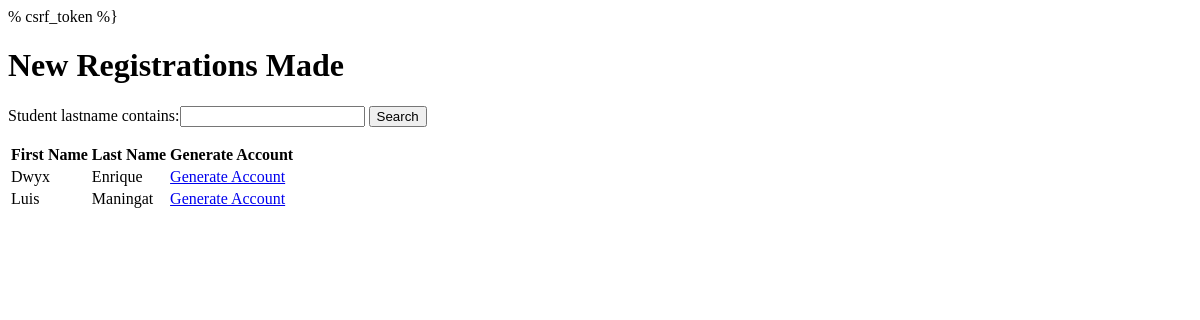
The app's page /RegistrationList (signed in), older data.
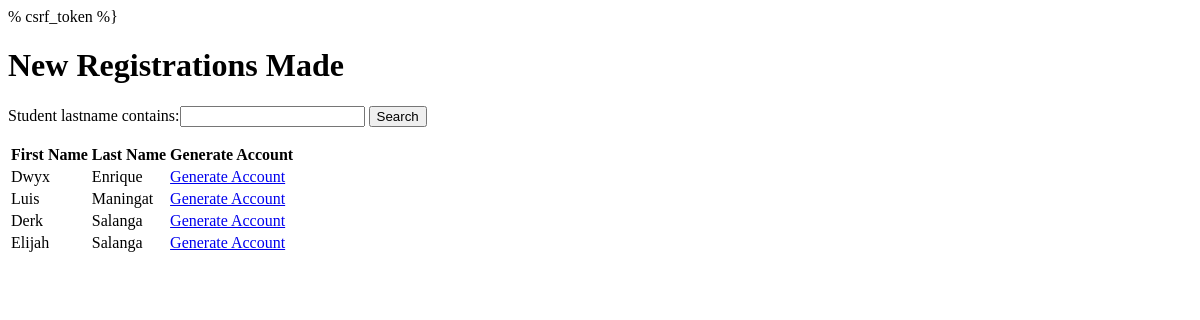
The same page, newer data.
### sis_app/models.py (models this page shows)
class Account(models.Model):
    username = models.CharField(max_length=128)
    password = models.CharField(max_length=128)#passwords should be stored hashed
    class Meta:
        abstract=True # Don't use this line if you want Contact to have its own table

class Student(Account):
    student_firstname = models.CharField(max_length=128, default=None)#
    student_lastname = models.CharField(max_length=128, default=None)#
    student_middlename = models.CharField(max_length=128, default=None)
    student_nickname = models.CharField(max_length=128, default=None)
    student_birthday = models.DateField(default=datetime.date.today())
    grade_levels = [
        ('Nursery','Nursery'),
        ('Kinder 1','Kinder 1'),
        ('Kinder 2', 'Kinder 2')
    ]
    student_grade_level = models.CharField(max_length=128, choices=grade_levels, default='Nursery')#
    status =[
    ('Not Enrolled','Not Enrolled'),
    ('Enrolled', 'Enrolled'),
    ]#
    enrollment_status = models.CharField(max_length=20, choices=status,default='Not Enrolled')#
    student_schoolyear_start=models.IntegerField(('year'), validators=[MinValueValidator(2000), max_value_current_year], default=None)#
    student_address = models.CharField(max_length=300, default=None)
    student_religion = models.CharField(max_length=128, default=None)
    student_nationality = models.CharField(max_length=128, default=None)
    student_hobbies = models.TextField(max_length=500, default=None)
    student_likes = models.TextField(max_length=500, default=None)
    student_dislikes = models.TextField(max_length=500, default=None)
    student_shm = models.TextField(max_length=500, default=None)
    student_allergies = models.TextField(max_length=500, default=None)
    student_sd = models.TextField(max_length=500, default=None)
    student_oconsiderations = models.TextField(max_length=500, default=None)
    student_guardianemail = models.EmailField(max_length = 254, default=None)
    student_f_firstname = models.CharField(max_length=128, default=None)
    student_f_lastname = models.CharField(max_length=128, default=None)
    student_f_middlename = models.CharField(max_length=128, default=None)
    student_f_telno = models.CharField(max_length=128, default=None)
    student_f_address = models.CharField(max_length=300, default=None)
    student_f_occupation = models.CharField(max_length=128, default=None)
    student_f_employer = models.CharField(max_length=128, default=None)
    student_f_oaddress = models.CharField(max_length=300, default=None)
    student_f_otelno = models.CharField(max_length=128, default=None)
    student_f_natureofbusiness = models.CharField(max_length=128, default=None)
    student_m_firstname = models.CharField(max_length=128, default=None)
    student_m_lastname = models.CharField(max_length=128, default=None)
    student_m_middlename = models.CharField(max_length=128, default=None)
    student_m_telno = models.CharField(max_length=128, default=None)
    student_m_address = models.CharField(max_length=300, default=None)
    student_m_occupation = models.CharField(max_length=128, default=None)
    student_m_employer = models.CharField(max_length=128, default=None)
    student_m_oaddress = models.CharField(max_length=300, default=None)
    student_m_otelno = models.CharField(max_length=128, default=None)
    student_m_natureofbusiness = models.CharField(max_length=128, default=None)
    student_sibling_name = models.CharField(max_length=300, default=None)
    student_sibling_gender = models.CharField(max_length=128, default=None)
    student_sibling_age = models.IntegerField(default=None)
    student_sibling_school=models.CharField(max_length=300, default=None)
    student_medexp = models.BooleanField(default = False)
    student_rules = models.BooleanField(default = False)
    student_accuracy = models.BooleanField(default = False)
    student_signedname = models.CharField(max_length=300, default=None)
    student_signdate = models.DateField(default=datetime.date.today())
    enrollment_plan_choices =[
    ('Annually','Annually'),
    ('Bi-Annually', 'Bi-Annually'),
    ('Quarterly', 'Quarterly'),
    ]
    student_enrollment_plan = models.CharField(max_length=20, choices=enrollment_plan_choices,default='Annually')

### sis_app/views.py (the view)
# urls.py: path('RegistrationList',views.RegistrationList, name="registration_list"),
def RegistrationList(request, pk = 0):
    if request.user.is_superuser:
        registrant_ids = list(Student.objects.values_list('pk', flat=True).order_by('pk'))
        user_ids = list(User.objects.exclude(is_superuser=True).values_list('pk', flat=True).order_by('pk'))
        view_registrant_ids = list(set(registrant_ids) - set(user_ids))
        students = Student.objects.filter(pk__in=view_registrant_ids)
        myFilter = StudentFilter(request.GET, queryset=students)
        students = myFilter.qs
        context = {'studentList' : students, 'myFilter': myFilter}
        return render(request,"sis_app/Registration_List.html", context)
    else:
        return render(request,"sis_app/no_access.html")

### sis_app/templates/sis_app/Registration_List.html (shortened to what this page needs)
{% load static %}
{%block content %}
<h1 class="pageHeading">New Registrations Made</h1>
<div class="form-container">
    <form method="get" style=>
        {{myFilter.form}}
        <button class="buttonDesignPositive" type="submit">Search</button>
    </form>
</div>
<div class="table-container">
    <table class = "table table-borderless">
        <thead class= "border-bottom font-weight-bold">
            <tr>
                <th>First Name</th>
                <th>Last Name</th>
                <th>Generate Account</th>
                <th></th>
            </tr>
        </thead>
        <tbody>
            {% for student in studentList %}
            <tr>
                <td data-heading="First Name">{{student.student_firstname}}</td>
                <td data-heading="Last Name">{{student.student_lastname}}</td>
                <td><a class="buttonDesignNegative" href="{% url 'sis_app:generate_account' student.id %}">Generate Account</a></td>
            </tr>
            {% endfor %}
        </tbody>
    </table>
</div>
{% endblock content %}

Row changes from the older to the newer data that the page shows:
added Student: student_firstname "Derk", student_lastname "Salanga"
added Student: student_firstname "Elijah", student_lastname "Salanga"
